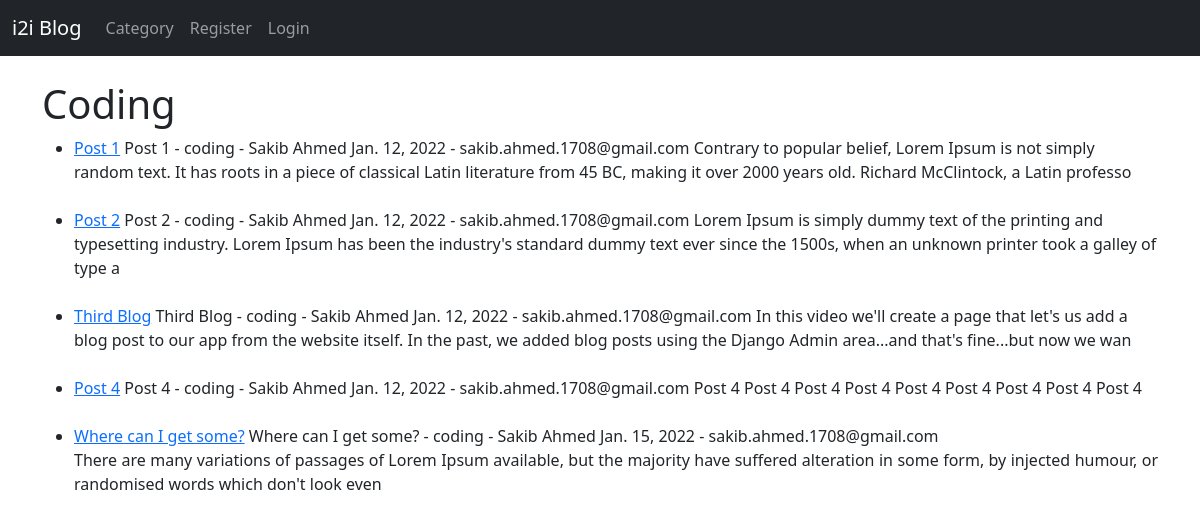
/category/coding/, run on an earlier commit of the app's database.
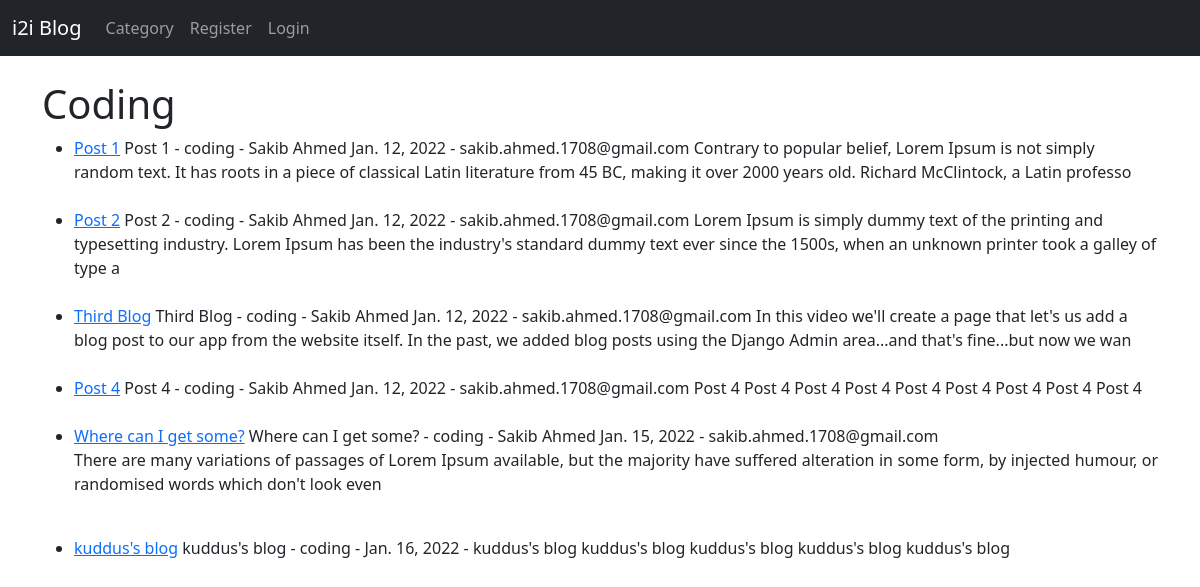
And on a later commit of the database.
### theblog/models.py (models this page shows, shortened)
class Post(models.Model):
    title = models.CharField(max_length=255)
    title_tag = models.CharField(max_length=255)
    author = models.ForeignKey(User, on_delete=models.CASCADE)
    body = models.TextField()
    post_date = models.DateField(auto_now_add=True)
    category = models.CharField(max_length=255, default='coding')
    likes = models.ManyToManyField(User, related_name='blog_posts')

### theblog/views.py (the view)
def CategoryView(request, cats):
    category_posts = Post.objects.filter(category=cats.replace('-', ' '))
    return render(request, 'categories.html', {'cats': cats.title().replace('-', ' '), 'category_posts': category_posts})

### theblog/templates/categories.html (shortened to what this page needs)
<!DOCTYPE html>
<html lang="en">
  <head>
    {% extends 'base.html' %}
    {% block content %} {% if category_posts %}
    <h1>{{ cats }}</h1>
    <ul>
    {% for post in category_posts %}
      <li>
        <a href="{% url 'article-detail' post.pk %}">{{ post.title }}</a>
        {{ post.title }} - {{ post.category}} - {{ post.author.first_name }}
        {{post.author.last_name}} {{ post.post_date }} - {{ post.author.email }}
        {{ post.body|slice:":200"|safe }}<br /><br />
      </li>
      {% endfor %}
    {% else %}
      <h2>Page dose not exists!</h2>
      {% endif %}
    </ul>
    {% endblock %}

What changed in the data, as far as the page shows it:
added Post: title "kuddus's blog", category "coding", post_date "Jan. 16, 2022", body "kuddus's blog kuddus's blog kuddus's blog kuddus's blog kuddus's blog"
